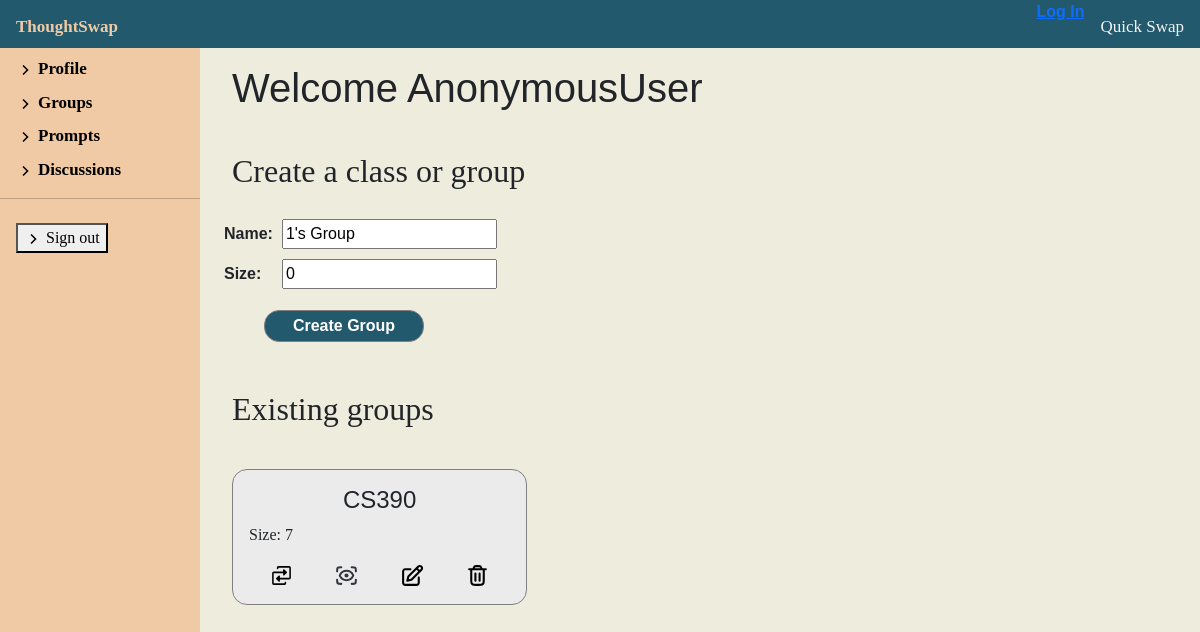
Before: /discussion/1/groups/ with the older database file.
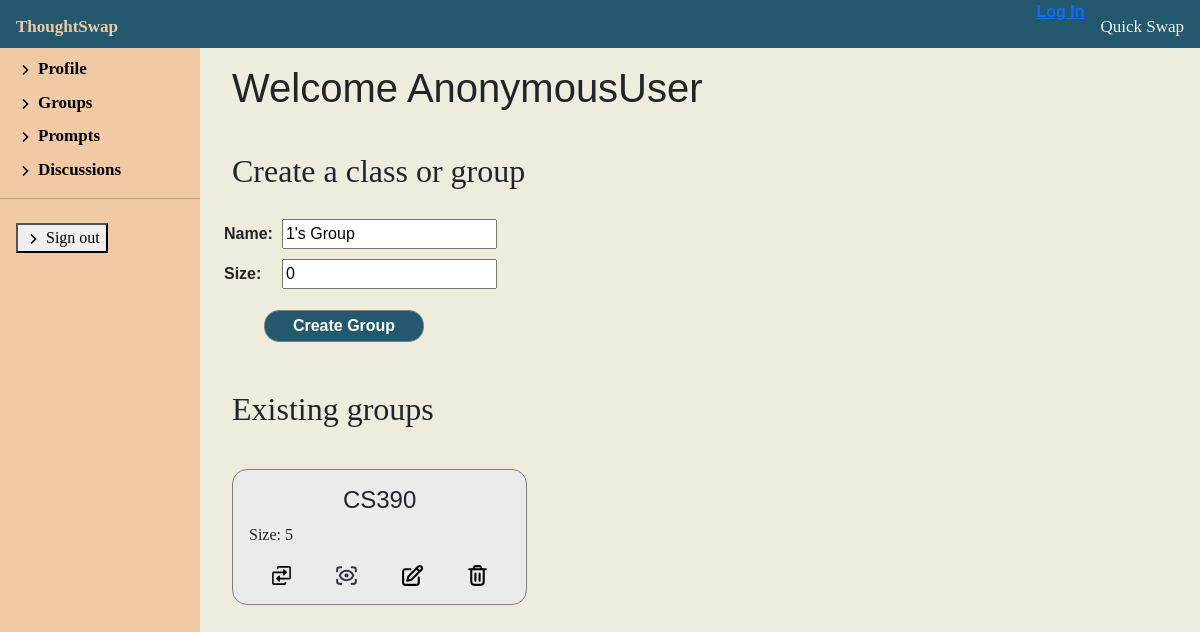
After: the same page with the newer database file.
### discussion/models.py (models this page shows, shortened)
class Group(models.Model):
    facilitator = models.ForeignKey(
        'Facilitator', on_delete=models.SET_NULL, null=True)
    name = models.CharField(max_length=100, null=False, blank=False, default='Group')
    size = models.IntegerField(null=False, blank=False, default=0)

### discussion/views.py (the view)
# urls.py: path('<int:pk>/groups/', views.FacilitatorGroupView.as_view(), name='facilitator-groups'),
class FacilitatorGroupView(generic.ListView):
    model = Facilitator
    template_name = 'discussion/profile/group_display.html'
    def get_context_data(self, **kwargs):
        context = super(FacilitatorGroupView,
                        self).get_context_data(**kwargs)
        pk = self.kwargs['pk']
        context['facilitator'] = Facilitator.objects.get(
            pk=pk)
        facilitator = get_object_or_404(Facilitator, pk=pk)
        form = GroupModelForm(
            initial={'facilitator': facilitator, 'size': 0, 'name': f"{pk}'s Group"})
        context['form'] = form
        return context

### discussion/forms.py (shortened to what this page needs)
class GroupModelForm(ModelForm):
    class Meta:
        model = Group
        fields = ['name', 'size']

### discussion/templates/discussion/profile/group_display.html (shortened to what this page needs)
{% extends "discussion/profile/facilitator_profile.html" %}
{% load static %}
{% block profileContent %}
<div class="facilitator-profile" id="group_background">
    <h1 class="discussion-header">Welcome {{ user }}</h1>
    <div class="profile-container" id="create-prompt">
        <h2 class="discussion-header">Create a class or group</h2>
        <div>
            <form action="{% url 'create-group' pk=facilitator.pk %}" method="post">
                <table>
                    {{ form.as_table }}
                </table>
                <button class="create-group-btn" type="submit">Create Group</button>
            </form>
        </div>
        <h2 class="discussion-header">Existing groups</h2>
        <div class="group-board">
            {% for group in facilitator.group_set.all %}
            <div class="group-crud">
                <h1 class="group-header">{{ group.name }}</h1>
                <p class="group-content">Size: {{ group.size }}</p>
                <div class="group-ud">
                    <div class="tip-container">
                        <a class="ud-link start-disc" href="{% url 'create-discussion' %}"
                            alt="View Group"><img src="/static//media/swap-fill-svgrepo-com.svg"
                                alt="start swap button">
                            <span class="ud-tool">Start New Discussion</span></a>
                    </div>
                    <div class="tip-container">
                        <a class="ud-link view-group" href="{% url 'view-group' pk=facilitator.pk name=group.name %}"
                            alt="View Group"><img src="/static//media/view-alt-svgrepo-com.svg" alt="View Group button">
                            <span class="ud-tool">View Group</span></a>
                    </div>
                    <div class="tip-container">
                        <a class="ud-link edit-group" href="{% url 'change-group' pk=facilitator.pk name=group.name %}"
                            alt="View Group"><img src="/static//media/edit-svgrepo-com.svg" alt="edit group button">
                            <span class="ud-tool">Edit Group</span></a>
                    </div>
                    <div class="tip-container">
                        <a class="ud-button delete-group" href="{% url 'delete-group' pk=facilitator.pk name=group.name %}"><img
                                src="{% static 'media/trash-svgrepo-com.svg' %}" alt="delete group button">
                            <span class="ud-tool">Delete Group</span></a>
                    </div>
                </div>
            </div>
            {% endfor %}
        </div>
    </div>
    {% endblock %}

Changed rows visible on the page:
changed Group "CS390": size "7" → "5"
